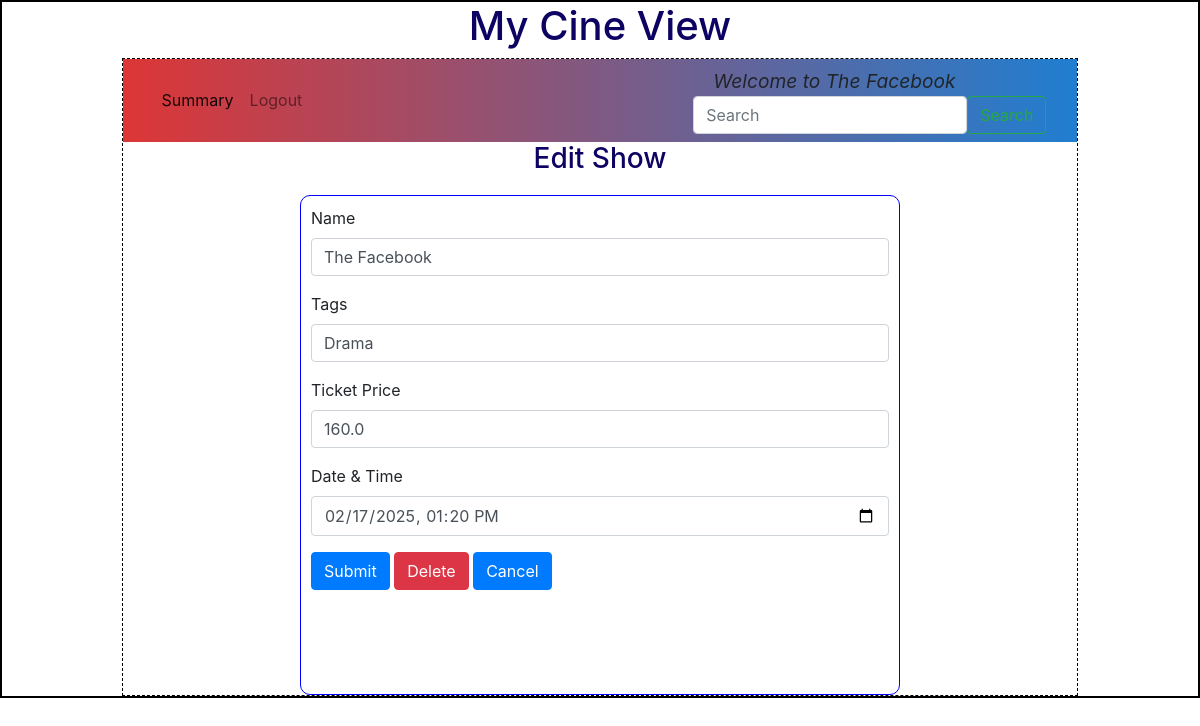
The page /edit_show/2/The Facebook on the database as committed earlier.
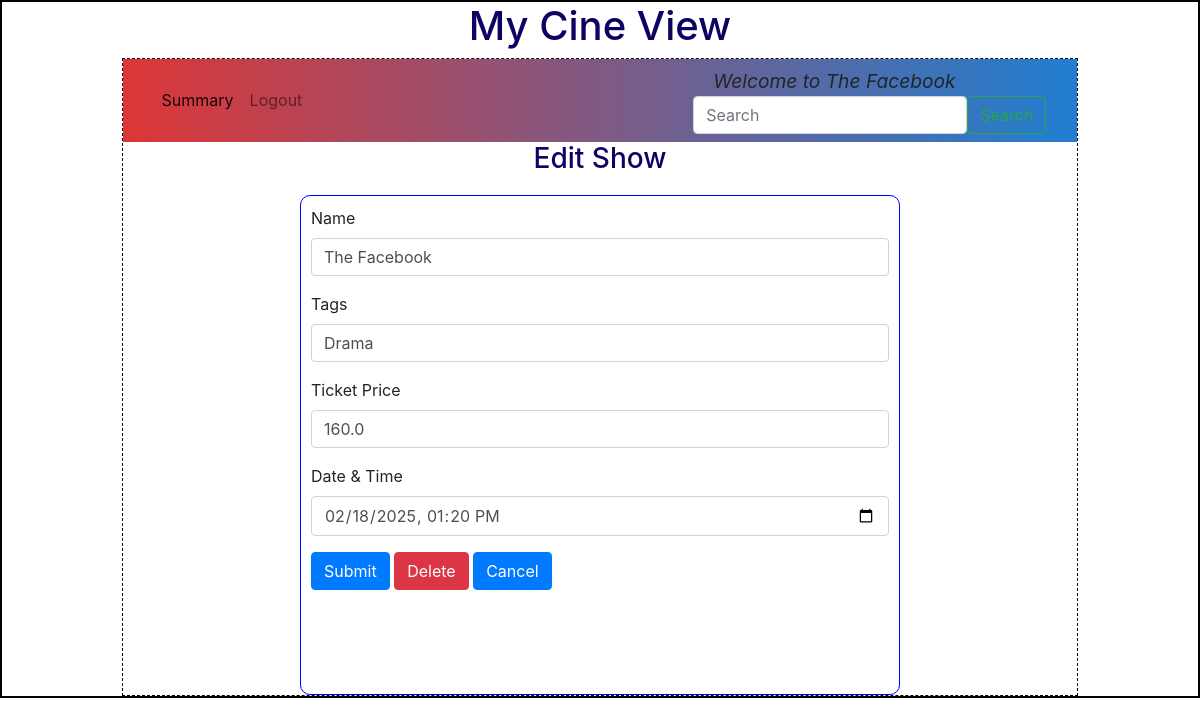
The same page on the database as committed later.
### backend/models.py (models this page shows)
class Show(db.Model):
    __tablename__="show"
    id=db.Column(db.Integer,primary_key=True)
    name=db.Column(db.String,nullable=False)
    tags=db.Column(db.String,nullable=False)
    rating=db.Column(db.Integer,default=0)
    tkt_price=db.Column(db.Float,default=0.0)
    date_time=db.Column(db.DateTime,nullable=False)
    theatre_id=db.Column(db.Integer, db.ForeignKey("theatre.id"),nullable=False)
    tickets=db.relationship("Ticket",cascade="all,delete",backref="show",lazy=True) # Shows can access Its tickets

### backend/controllers.py (the view, shortened to what this page needs)
@app.route("/edit_show/<id>/<name>",methods=["GET","POST"])
def edit_show(id,name):
    s=get_show(id)
    return render_template("edit_show.html",show=s,name=name)

### backend/controllers.py (called while the page is built)
def get_show(id):
    show=Show.query.filter_by(id=id).first()
    return show

### templates/edit_show.html
{%extends "admin_layout.html"%}
{%block content%}
        {%if show%}
            <div class="center"><h3>Edit Show</h3></div>
            <form action="/edit_show/{{show.id}}/{{name}}" method="POST">
            <div class="input_form">
                <div class="mb-3">
                    <label for="name" class="form-label">Name</label>
                    <input type="text" class="form-control" name="name" id="name" value="{{show.name}}">
                </div>
                <div class="mb-3">
                    <label for="tags" class="form-label">Tags</label>
                    <input type="text" class="form-control" name="tags" id="tags" value="{{show.tags}}">
                </div>
                <div class="mb-3">
                    <label for="tkt_price" class="form-label">Ticket Price</label>
                    <input type="number" class="form-control" name="tkt_price" id="tkt_price" value="{{show.tkt_price}}">
                </div>
                <div class="mb-3">
                    <label for="dt_time" class="form-label">Date & Time</label>
                    <input type="datetime-local" class="form-control" name="dt_time" id="dt_time" value="{{show.date_time}}">
                </div>
                <div class="mb-3">
                    <button type="submit" text-align="center" class="btn btn-primary">Submit</button>
                    <a href ="/delete_show/{{show.id}}/{{name}}" type="button" class="btn btn-danger">Delete</a>
                    <a href ="/admin/{{name}}" type="button" class="btn btn-primary">Cancel</a>
                </div>
            </div>
            </form>
        {%endif%}
{%endblock%}

### templates/admin_layout.html (shortened to what this page needs)
<!DOCTYPE html>
<html lang="en">
    <head>
        <link rel="stylesheet" href="/static/styles/main.css">
        <link rel="stylesheet" href="https://cdn.jsdelivr.net/npm/bootstrap@4.0.0/dist/css/bootstrap.min.css">
    </head>
    <body>
        <div class="my_container">
            <div class="center"><h1>My Cine View</h1></div>
            <div class="my_panel">
                <nav class="navbar navbar-expand-lg navbar-light" style="background-image: linear-gradient(to right, rgb(221, 54, 54),rgb(32, 126, 209));">
                    <div class="container-fluid">
                        <div class="collapse navbar-collapse d-flex justify-content-between" id="navbarText">
                            <ul class="navbar-nav mb-2 mb-lg-0">
                                <li class="nav-item">
                                    <a class="nav-link active" aria-current="page" href="/admin_summary">Summary</a>
                                </li>
                                <li class="nav-item">
                                    <a class="nav-link" href="/login">Logout</a>
                                </li>
                            </ul>
                        </div>
                        <div>
                            <span class="nav_bar">
                                Welcome to {{name}}
                            </span>
                            <form class="d-flex" role="search" method="POST" action="/search/{{name}}">
                                <input class="form-control me-2" type="search" placeholder="Search" aria-label="Search" name="search_txt" id="search_txt">
                                <button class="btn btn-outline-success" type="submit">Search</button>
                            </form>
                        </div>
                    </div>
                </nav>
                {%block content%}{%endblock%}
            </div>
        </div>
    </body>
</html>

Rows that differ between the two databases and show on the page:
changed Show "The Facebook": dt_time "02/17/2025 13:20" → "02/18/2025 13:20"
